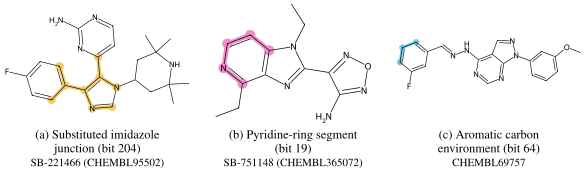

Recreate this plot in Python.
"""Draw the three molecular environments in Figure 6."""
import csv
import gzip
import json
import os
import subprocess
from pathlib import Path

import cairosvg
from rdkit import Chem
from rdkit.Chem import rdFingerprintGenerator
from rdkit.Chem.Draw import rdMolDraw2D

folder = Path(os.environ.get("TRANSAW_WORKDIR", "results")) / "Main-Figure-6"
folder.mkdir(parents=True, exist_ok=True)
with open("data/selected-environments.csv") as stream:
    examples = list(csv.DictReader(stream))
with open("data/compound-structures.csv") as stream:
    structures = {row["compound"]: row["smiles"] for row in csv.DictReader(stream)}
with gzip.open("data/kinase-panel.csv.gz", "rt") as stream:
    panel = list(csv.DictReader(stream))

generator = rdFingerprintGenerator.GetMorganGenerator(
    radius=2, fpSize=256, includeChirality=False
)
molecules, bit_info = {}, {}
coverage = {row["bit"]: set() for row in examples}
for row in panel:
    compound = row["compound"]
    molecule = Chem.MolFromSmiles(structures[compound])
    info = rdFingerprintGenerator.AdditionalOutput()
    info.AllocateBitInfoMap()
    fingerprint = generator.GetFingerprint(molecule, additionalOutput=info)
    assert all(fingerprint[j] == int(row[f"bit{j}"]) for j in range(256))
    molecules[compound] = molecule
    bit_info[compound] = info.GetBitInfoMap()
    for example in examples:
        bit = int(example["bit"][3:])
        for center, radius in bit_info[compound].get(bit, []):
            if radius != int(example["radius"]):
                continue
            bonds = list(Chem.FindAtomEnvironmentOfRadiusN(molecule, radius, center))
            atoms = {center}
            for bond in bonds:
                edge = molecule.GetBondWithIdx(bond)
                atoms.update([edge.GetBeginAtomIdx(), edge.GetEndAtomIdx()])
            fragment = Chem.MolFragmentToSmiles(
                molecule, atomsToUse=sorted(atoms), bondsToUse=bonds,
                rootedAtAtom=center, isomericSmiles=True
            )
            if fragment == example["fragment_smiles"]:
                coverage[example["bit"]].add(compound)

colors = [(0.94, 0.80, 0.42), (0.94, 0.56, 0.79), (0.45, 0.78, 0.94)]
for example, color in zip(examples, colors):
    bit, compound = example["bit"], example["compound"]
    assert len(coverage[bit]) == int(example["fragment_compounds"])
    assert sum(int(row[bit]) for row in panel) == int(example["bit_compounds"])
    molecule = molecules[compound]
    atoms = json.loads(example["highlighted_atoms"])
    bonds = json.loads(example["highlighted_bonds"])
    assert (int(example["center"]), int(example["radius"])) in bit_info[compound][int(bit[3:])]
    drawer = rdMolDraw2D.MolDraw2DSVG(620, 350)
    options = drawer.drawOptions()
    options.fixedFontSize = 23
    options.bondLineWidth = 1.8
    options.padding = 0.07
    options.useBWAtomPalette()
    rdMolDraw2D.PrepareAndDrawMolecule(
        drawer, molecule, highlightAtoms=atoms, highlightBonds=bonds,
        highlightAtomColors={atom: color for atom in atoms},
        highlightBondColors={bond: color for bond in bonds}
    )
    drawer.FinishDrawing()
    svg = drawer.GetDrawingText()
    (folder / f"{bit}.svg").write_text(svg)
    uncropped = folder / f"{bit}-uncropped.pdf"
    cairosvg.svg2pdf(bytestring=svg.encode(), write_to=str(uncropped))
    subprocess.run(
        ["pdfcrop", "--margins", "2", str(uncropped), str(folder / f"{bit}.pdf")],
        check=True
    )
    uncropped.unlink()

template = Path("figures/Main-Figure-6/Main-Figure-6.tex")
(folder / template.name).write_text(template.read_text())
subprocess.run(
    ["pdflatex", "-interaction=nonstopmode", "-halt-on-error", template.name],
    cwd=folder, check=True
)
